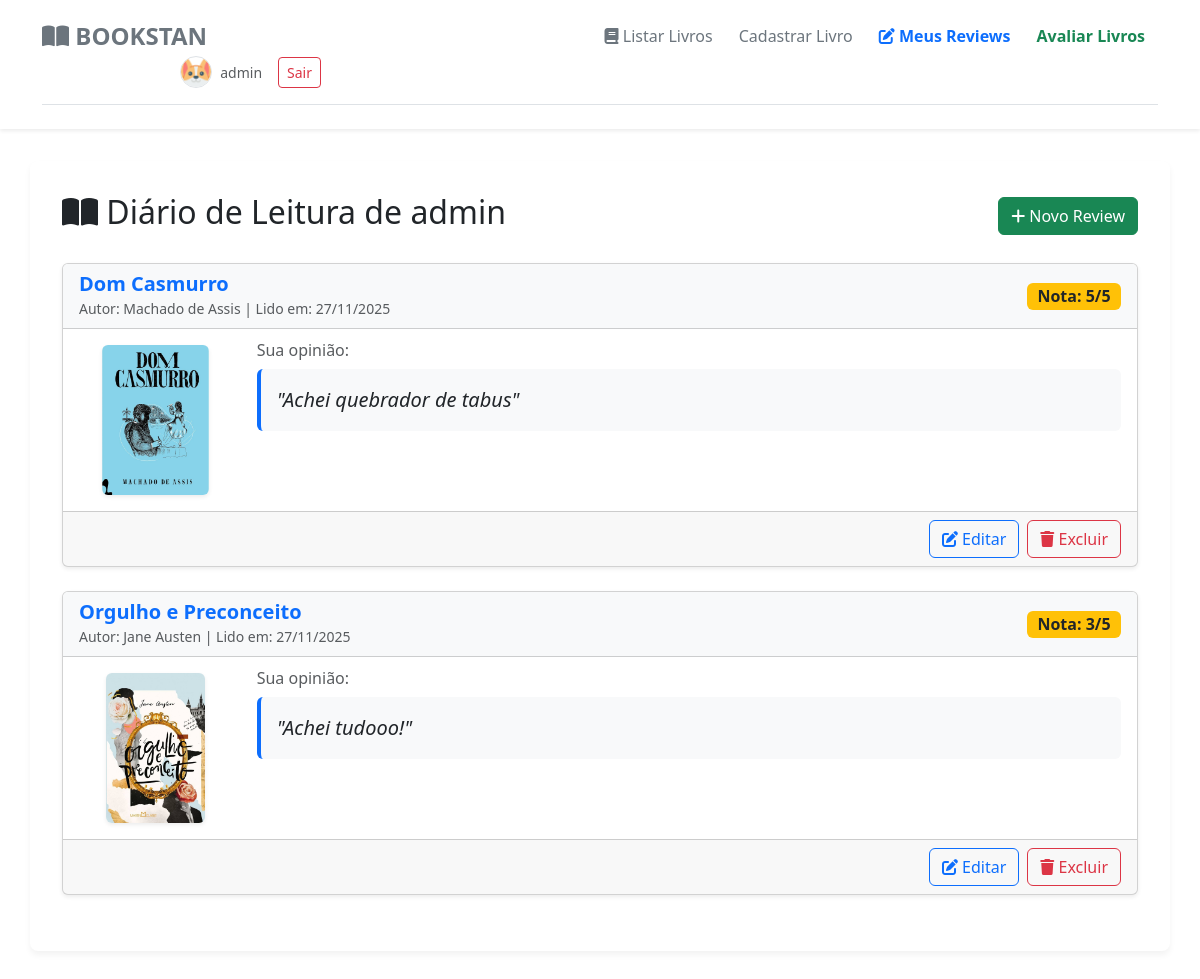
The page /livro/meus-reviews/ (signed in) on the database its author committed.
### livro/models.py (models this page shows, shortened)
class Perfil(models.Model):
    usuario = models.OneToOneField(User, on_delete=models.CASCADE, related_name='perfil')
    icone = models.CharField(max_length=50, choices=OPCOES_ICONES, default='avatar1.png')
    bio = models.TextField(max_length=500, blank=True, verbose_name="Sobre mim")

class Review(models.Model):
    livro = models.ForeignKey(Livro, on_delete=models.CASCADE, related_name='reviews')
    usuario = models.ForeignKey(User, on_delete=models.CASCADE)
    nota = models.IntegerField(choices=[(i, str(i)) for i in range(1, 6)])
    texto = models.TextField()
    data_criacao = models.DateTimeField(auto_now_add=True)

class Livro(models.Model):
    genero = models.SmallIntegerField(choices=OPCOES_GENERO)
    titulo = models.CharField(max_length=200)
    sinopse = models.TextField(max_length=1500, blank=True, verbose_name="Sinopse")
    ano = models.IntegerField()
    autor = models.SmallIntegerField(choices=OPCOES_AUTORES)
    editora = models.SmallIntegerField(choices=OPCOES_EDITORAS)
    foto = models.ImageField(upload_to='livro/fotos/', blank=True, null=True)

### livro/views.py (the view)
# urls.py: path('meus-reviews/', MeusReviews.as_view(), name='meus_reviews'),
class MeusReviews(LoginRequiredMixin, ListView):
    model = Review
    context_object_name = 'reviews'
    template_name = 'livro/meus_reviews.html'
    def get_queryset(self):
        return Review.objects.filter(usuario=self.request.user).order_by('-data_criacao')

### templates/livro/meus_reviews.html (shortened to what this page needs)
{% extends "base.html" %}
{% block conteudo %}
<div class="row mb-4 align-items-center">
    <div class="col-md-8">
        <h2><i class="fa-solid fa-book-open"></i> Diário de Leitura de {{ user.username }}</h2>
    </div>
    <div class="col-md-4 text-end">
        <a href="{% url 'criar_review' %}" class="btn btn-success">
            <i class="fa-solid fa-plus"></i> Novo Review
        </a>
    </div>
</div>
{% if reviews %}
    <div class="row">
    {% for review in reviews %}
        <div class="col-md-12 mb-4">
            <div class="card h-100 shadow-sm">
                <div class="card-header bg-light d-flex justify-content-between align-items-center">
                    <div>
                        <h5 class="m-0 text-primary fw-bold">{{ review.livro.titulo }}</h5>
                        <small class="text-muted">
                            Autor: {{ review.livro.get_autor_display }} |
                            Lido em: {{ review.data_criacao|date:"d/m/Y" }}
                        </small>
                    </div>
                    <span class="badge bg-warning text-dark fs-6">Nota: {{ review.nota }}/5</span>
                </div>
                <div class="card-body">
                    <div class="row">
                        <div class="col-md-2 text-center">
                            {% if review.livro.foto %}
                                <img src="{{ review.livro.foto.url }}"
                                     alt="Capa de {{ review.livro.titulo }}"
                                     class="img-fluid rounded shadow-sm"
                                     style="max-height: 150px; object-fit: cover;">
                            {% else %}
                                <div class="bg-secondary text-white d-flex justify-content-center align-items-center rounded" style="height: 150px;">
                                    <i class="fa-solid fa-image fa-2x"></i>
                                </div>
                            {% endif %}
                        </div>
                        <div class="col-md-10">
                            <h6 class="card-subtitle mb-2 text-muted">Sua opinião:</h6>
                            <p class="card-text fs-5 fst-italic p-3 bg-light rounded border-start border-4 border-primary">
                                "{{ review.texto }}"
                            </p>
                        </div>
                    </div>
                </div>
                <div class="card-footer d-flex justify-content-end gap-2">
                    <a href="{% url 'editar_review' review.id %}" class="btn btn-outline-primary">
                        <i class="fa-solid fa-pen-to-square"></i> Editar
                    </a>
                    <a href="{% url 'deletar_review' review.id %}" class="btn btn-outline-danger">
                        <i class="fa-solid fa-trash"></i> Excluir
                    </a>
                </div>
            </div>
        </div>
    {% endfor %}
    </div>
{% else %}
    <div class="alert alert-warning text-center p-5">
        <h4>Você ainda não avaliou nenhum livro!</h4>
        <a href="{% url 'criar_review' %}" class="btn btn-outline-dark mt-2">Escrever primeira crítica</a>
    </div>
{% endif %}
{% endblock %}

### templates/base.html (shortened to what this page needs)
<!DOCTYPE html>
<html lang="pt-br">
<head>
    {% load static %}
    <link rel="stylesheet" href="{% static 'css/base.css' %}">
    <link href="https://cdn.jsdelivr.net/npm/bootstrap@5.3.2/dist/css/bootstrap.min.css" rel="stylesheet">
    <link rel="stylesheet" href="https://cdnjs.cloudflare.com/ajax/libs/font-awesome/6.4.2/css/all.min.css">
</head>
<body>
    <div id="menu-superior">
        {% block menu_superior %}
        <div class="container">
            <header class="d-flex flex-wrap align-items-center justify-content-center justify-content-md-between py-3 mb-4 border-bottom">
              <a href="{% url 'listar_livro' %}" class="d-flex align-items-center col-md-3 mb-2 mb-md-0 text-dark text-decoration-none">
                <span class="fs-4 fw-bold text-secondary"><i class="fa-solid fa-book-open"></i> BOOKSTAN</span>
              </a>
              <ul class="nav col-12 col-md-auto mb-2 justify-content-center mb-md-0">
                {% if user.is_authenticated %}
                    <li>
                        <a href="{% url 'listar_livro' %}" class="nav-link px-2 link-secondary"><i class="fa-solid fa-book"></i> Listar Livros</a>
                    </li>
                    <li>
                        <a href="{% url 'criar_livro' %}" class="nav-link px-2 link-secondary">Cadastrar Livro</a>
                    </li>
                    <li>
                        <a href="{% url 'meus_reviews' %}" class="nav-link px-2 link-primary fw-bold">
                            <i class="fa-solid fa-pen-to-square"></i> Meus Reviews</a>
                    </li>
                    <li>
                        <a href="{% url 'criar_review' %}" class="nav-link px-2 link-success fw-bold">Avaliar Livros</a>
                    </li>
                {% endif %}
              </ul>
              <div class="col-md-3 text-end d-flex align-items-center justify-content-end gap-2">
                {% if user.is_authenticated %}
                    <a href="{% url 'meu_perfil' %}" class="text-decoration-none d-flex align-items-center gap-2">
                        <img src="{% static 'img/icones/' %}{{ user.perfil.icone }}"
                            width="32" height="32" class="rounded-circle border">
                        <span class="text-muted small">{{ user.username }}</span>
                    </a>
                    <a href="{% url 'logout' %}" class="btn btn-outline-danger btn-sm ms-2">Sair</a>
                {% endif %}
              </div>
            </header>
        </div>
        {% endblock %}
    </div>
    <div id="conteudo" class="container">
        {% block conteudo %}{% endblock %}
    </div>
</body>
</html>

### static/css/base.css (style rules this page uses)
body { background-color: #f8f9fa; font-family: 'Segoe UI', Tahoma, Geneva, Verdana, sans-serif; min-height: 100vh; display: flex; flex-direction: column; }
#menu-superior { background-color: #ffffff; box-shadow: 0 2px 4px rgba(0,0,0,0.08); }
#menu-superior .text-secondary { transition: color 0.3s ease; }
#menu-superior .nav-link { font-weight: 500; margin: 0 5px; transition: all 0.3s ease; border-radius: 5px; }
#conteudo { background-color: #ffffff; border-radius: 8px; padding: 2rem; margin-top: 2rem; margin-bottom: 2rem; box-shadow: 0 4px 6px rgba(0,0,0,0.05); flex: 1; }

### rows shown on the page
Review: livro.titulo "Dom Casmurro", livro.autor "Machado de Assis", data_criacao "27/11/2025", nota "5", livro.foto (picture), texto "Achei quebrador de tabus"
Review: livro.titulo "Orgulho e Preconceito", livro.autor "Jane Austen", data_criacao "27/11/2025", nota "3", livro.foto (picture), texto "Achei tudooo!"

### other values the page prints
{{ user.username }} "admin"
